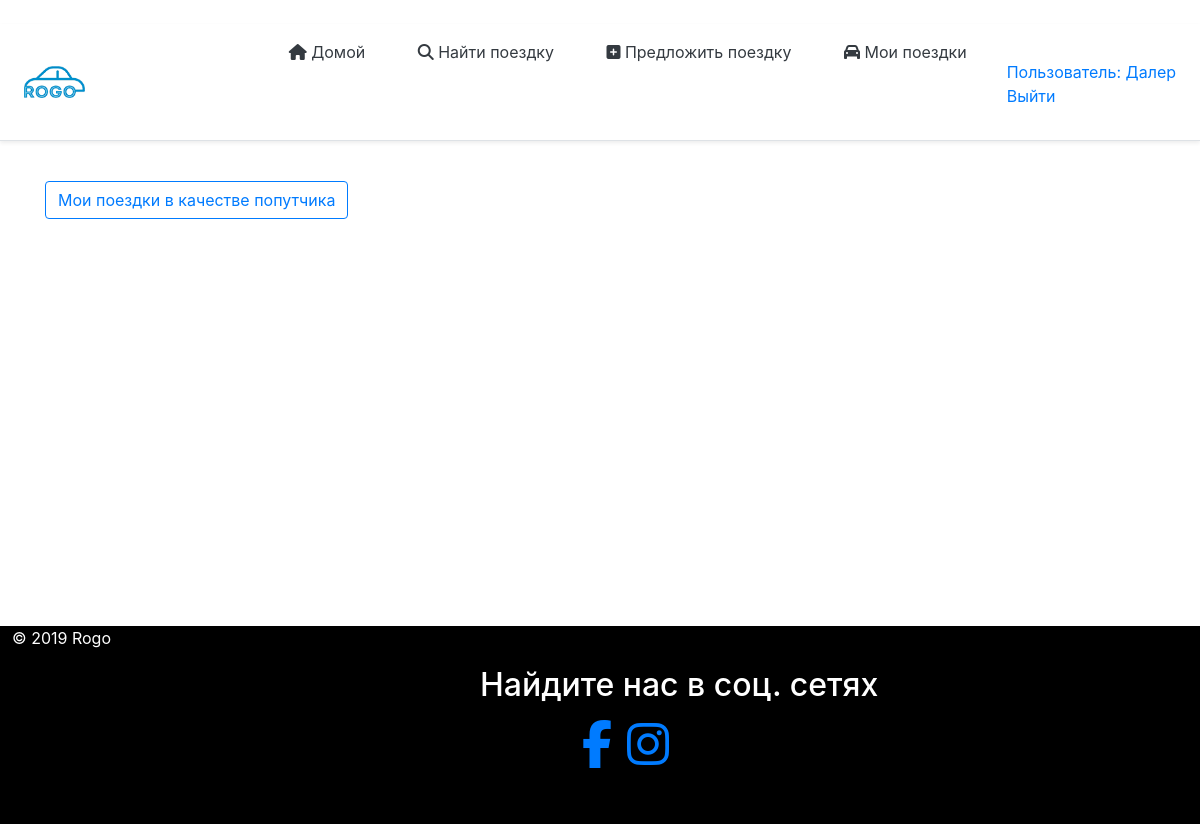
The page /myRides/ (signed in) on the database as committed earlier.
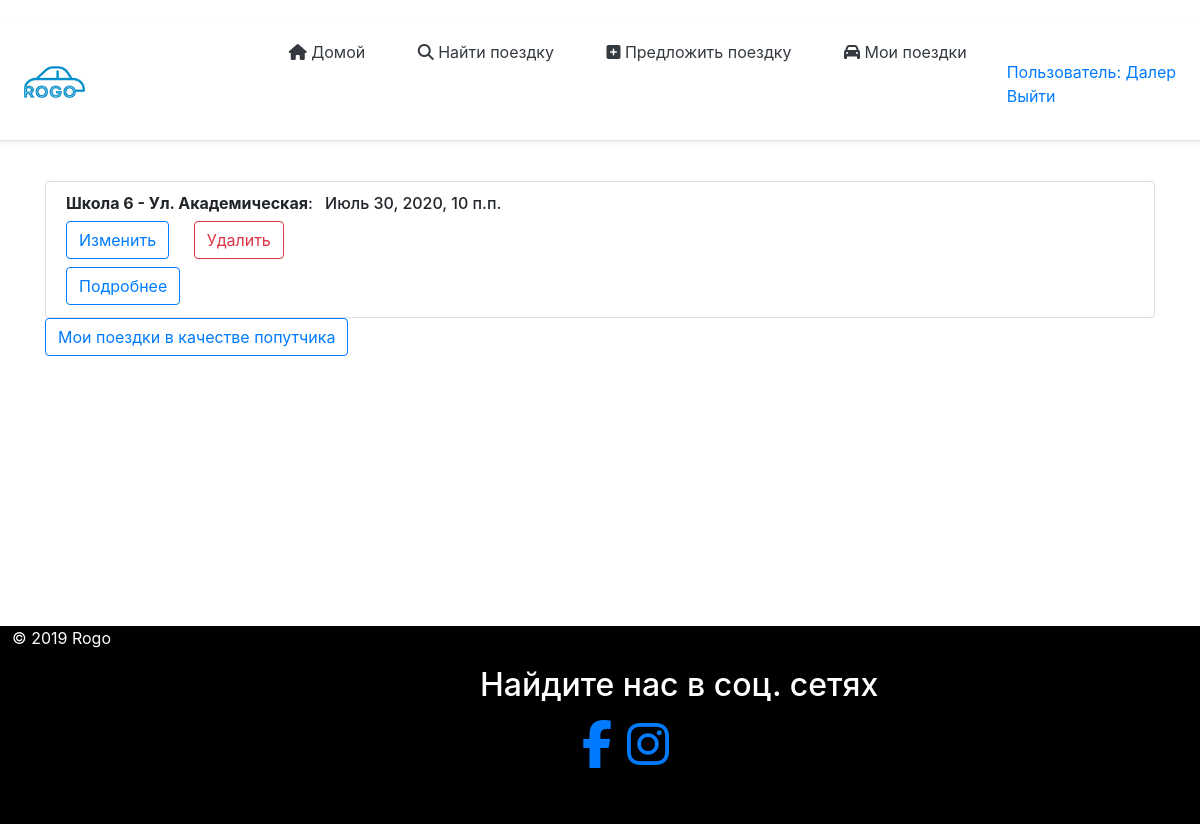
The same page on the database as committed later.
### mainApp/models.py (models this page shows, shortened)
class Rides(models.Model):
    author = models.ForeignKey(User, on_delete = models.CASCADE, verbose_name = 'Создатель поездки', blank = True, null = True)
    date_create = models.DateTimeField(default=default_datetime(), null=True, blank = True, verbose_name = 'Дата создания')
    pick_up_location = models.CharField(max_length=120, verbose_name='Место сбора')
    drop_location = models.CharField(max_length=120, verbose_name='Пункт назначения')
    total_rides = models.IntegerField(verbose_name='Количество пассажиров(мин=1, макс=10)', validators=[MaxValueValidator(10),MinValueValidator(1)])
    date = models.DateField(verbose_name='Дата(гг-мм-дд)')
    time= models.TimeField(verbose_name='Время(ч:м)',auto_now=False, auto_now_add=False, null=True)
    price = models.CharField(max_length=120,verbose_name='Цена (с.)', default='')
    car = models.CharField(max_length=120,default='',verbose_name='Марка авто')
    car_number = models.CharField(max_length=12, verbose_name = 'Номер машины (01 0000 GG)', default = '')
    car_year_issue = models.CharField(max_length=4, verbose_name='Год выпуска машины', default = '')
    phone_number = models.CharField(max_length=15, default='', verbose_name='Номер телефона (используйте в начале код страны)')
    class Meta:
        verbose_name='Поездку' # отображение нужного названия в админ панели при редактировании
        verbose_name_plural='Поездки' # отображенпие нужного названия в панели админа

### mainApp/views.py (the view)
# urls.py: path('myRides/',views.myRides,name='myRides'),
def myRides(request):
    listRides = Rides.objects.all() # здесь мы наследуем БД
    context={ # через этот словарь можно передавать текст в html
        'listRides':listRides,
    }
    return render(request,'rides/myRides.html',context)

### mainApp/templates/rides/myRides.html
{% extends "rides/index.html" %}
{% block content %}
<div class="content2" style="margin-bottom:20%">
    <div class="container mt-4 ">
        {% for i in listRides %}
        <ul class="list-group mt-3">
            {% if request.user == i.author %}
            <li class="list-group-item">
                <h6><b>{{i.pick_up_location}} - {{i.drop_location}}</b>: <span class="m-2">{{i.date}}, {{i.time}}</span></h6>
                <a style="margin-right:20px;" class="btn btn-outline-primary mb-2" href="{% url 'updateRide' i.id %}">Изменить</a>
                <a class="btn btn-outline-danger mb-2" href="{% url 'deleteRide' i.id %}">Удалить</a>
                <br />
                <a class="btn btn-outline-primary" href="/ride/{{i.id}}">Подробнее</a>
            </li>
        </ul>
        {% endif %}
        {% endfor %}
        <a style="" class="btn btn-outline-primary" href="{% url 'join_rides' %}">Мои поездки в качестве попутчика</a>
    </div>
</div>
        {% endblock %}

Rows that differ between the two databases and show on the page:
added Rides: pick_up_location "Школа 6", drop_location "Ул. Академическая", date "Июль 30, 2020", time "10 п.п."
